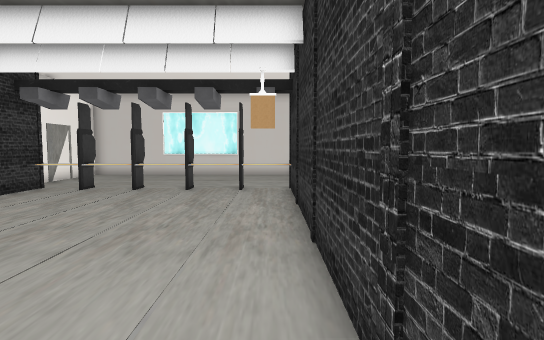
[1] (above)

12 first-person views from a walk through a Unity game level. The camera is 1.5 m above the floor, tilts 4° down and sees 80° across. The floor is counted in squares, 1 m on a side. Each view is taken from the middle of a square. On the plan, view 1 faces up. The plan holds only what a view shows up to about 15 squares ahead; the rest is blank. Some animated figures are left out. Some surface patterns are stand-ins.

[2]
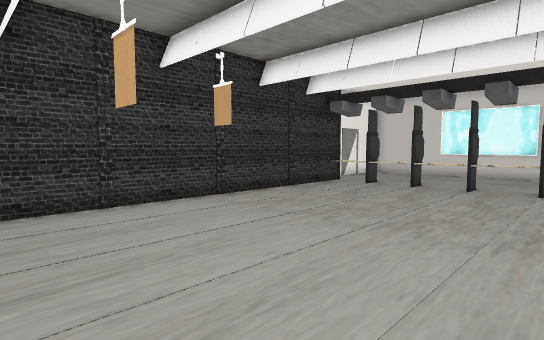

[3]
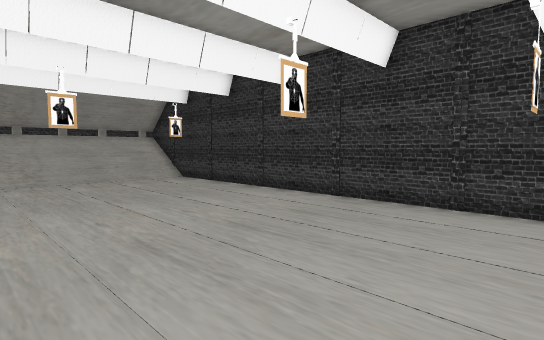

[4]
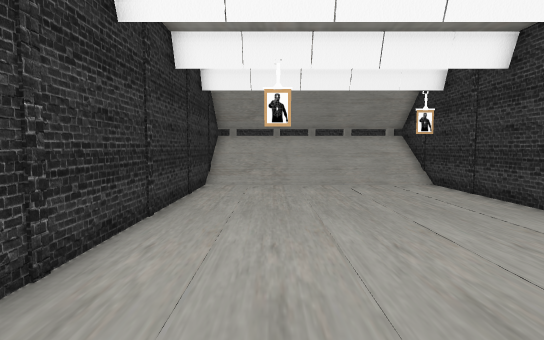

[5]
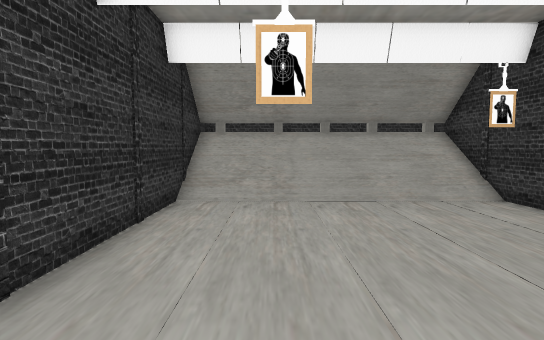

[6]
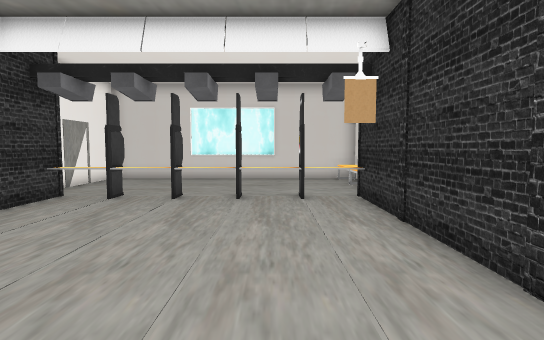

[7]
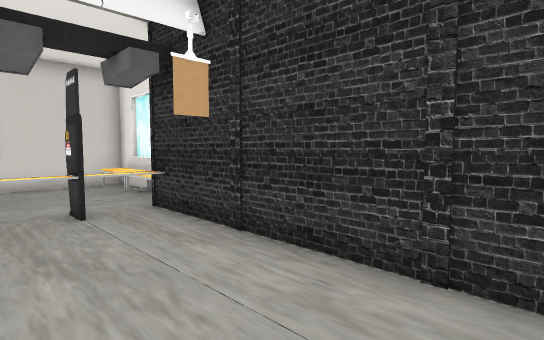

[8]
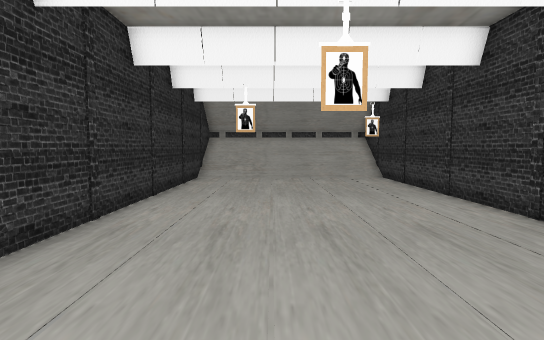

[9]
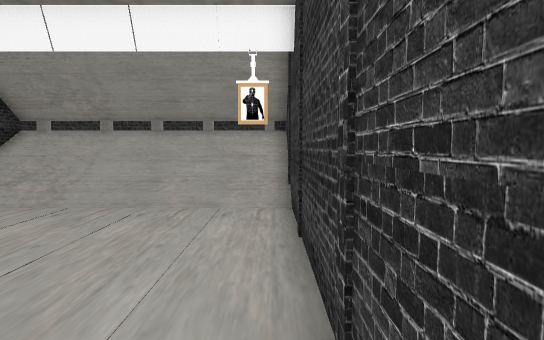

[10]
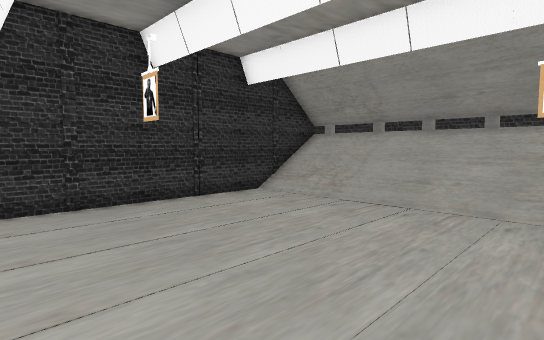

[11]
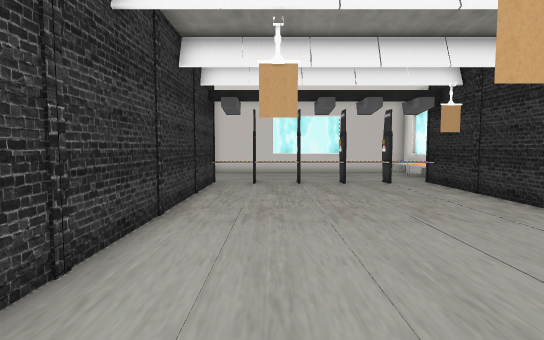

[12]
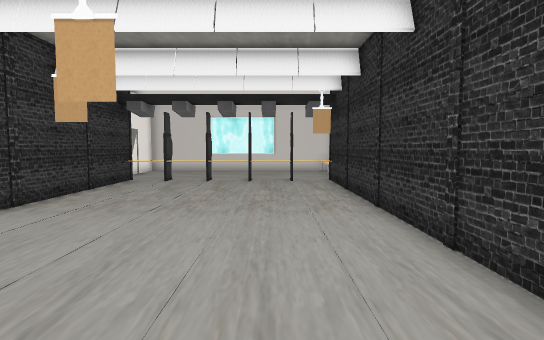

### Floor plan
Key: @ floor where view 1 was taken; # wall or solid block; . floor; / step, stairs or slope; ^ raised ledge; O other object.
Columns run from 9 left of view 1 to 2 right of it. Each row starts with its distance up from view 1.
 14           OO
 13 ..........OO
 12 #^^^^^.^^^#
 11 #.........#
 10 #.........#
  9 #.........#
  8 #.........#
  7 #.........#
  6 #.........#
  5 #.........#
  4 #.........#
  3 #.........#
  2 #.........#
  1 #.........#
  0 #........@#
 -1 #.........#
 -2 #.........#
 -3 #.........#
 -4 #.........#
 -5 #.........#
 -6 #.........#
 -7 #.........#
 -8 #.........#
 -9 #.........#
-10 #.........#
-11 #/////////#
-12 #/////////#
-13 #/////////#
-14 ##^^^#^^^##
-15 ###########

Where each view was taken, in squares from view 1:
view 1: 0 up, 0 right, facing up
view 2: 1 down, 0 right, facing up-left
view 3: 4 up, 0 right, facing down-left
view 4: 2 up, 2 left, facing down
view 5: 2 down, 2 left, facing down
view 6: 2 up, 2 left, facing up
view 7: 4 up, 3 left, facing up-right
view 8: 5 up, 3 left, facing down
view 9: 3 down, 8 left, facing down
view 10: 3 down, 8 left, facing down-right
view 11: 2 down, 6 left, facing up
view 12: 3 down, 2 left, facing up
